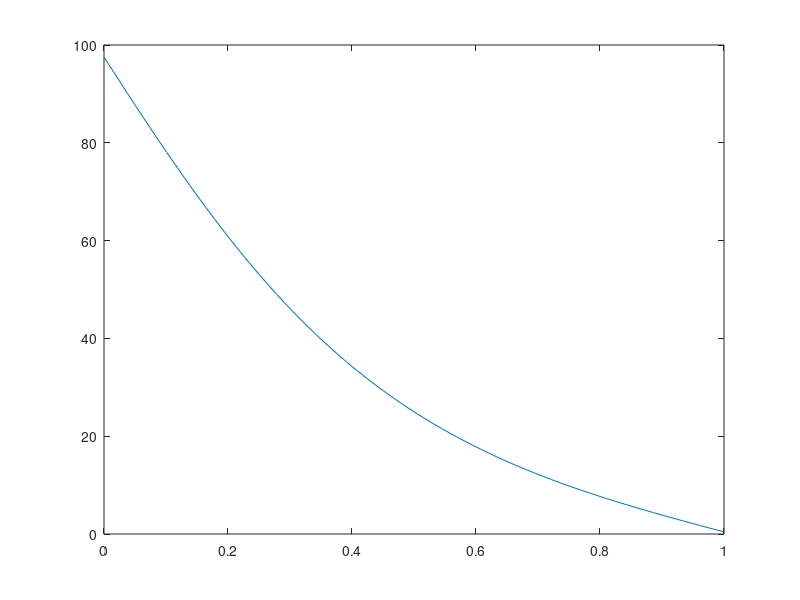

The MATLAB script that drew this image:
for n = [10 20 40 80]
    e = ones(n, 1);
    T = spdiags([-e 2*e -e], -1:1, n, n);
    A = kron(speye(n), T) + kron(T, speye(n));
    b = zeros(n); b(1, :) = 100;
    tic; u = A \ b(:); td = toc;
    tic; [x, flag, relres, iters] = pcg(A, b(:), 1e-8, 1000); tc = toc;
    fprintf('n = %3d: direct %.4f s, CG %.4f s in %d steps\n', n, td, tc, iters);
end
U = reshape(u, n, n);
plot(linspace(0, 1, n), U(:, round(n/2)))    % temperature down the centre line
